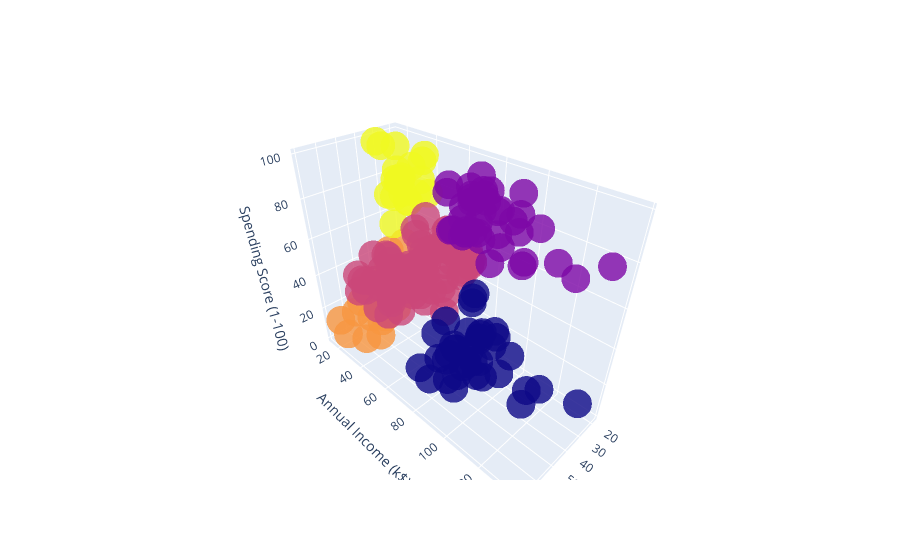

Notebook code cell kept with this figure:
### Markdown cell above
##  Create a 3D scatter plot using plotly

### Code cell
dplot=go.Scatter3d(x=df['Age'],
                   y=df['Annual Income (k$)'],
                   z=df['Spending Score (1-100)'],
                  mode='markers',
                  marker=dict(
    
                   size=10,          # Customize marker size
                   color=df['clusters'],      # Customize marker color
                   opacity=0.8       # Customize marker opacity
                                 ))
layout = go.Layout(
    scene=dict(
        xaxis=dict(title='Age'),  # Customize X-axis title
        yaxis=dict(title='Annual Income (k$)'),  # Customize Y-axis title
        zaxis=dict(title='Spending Score (1-100)')   # Customize Z-axis title
    )
)

fig = go.Figure(data=[dplot],layout=layout)



py.offline.iplot(fig)

### Figure 1 — Plotly figure (JSON) as saved in the notebook; plotly's stock layout.template omitted (floating-point values rounded to 4 significant figures; data arrays with more than 128 entries replaced by an {"elided": "..."} marker saying what was removed)
{"data": [{"marker": {"color": {"elided": "200 int values"}, "opacity": 0.8, "size": 10}, "mode": "markers", "type": "scatter3d", "x": {"elided": "200 int values"}, "y": {"elided": "200 int values"}, "z": {"elided": "200 int values"}}], "layout": {"scene": {"xaxis": {"title": {"text": "Age"}}, "yaxis": {"title": {"text": "Annual Income (k$)"}}, "zaxis": {"title": {"text": "Spending Score (1-100)"}}}}}
